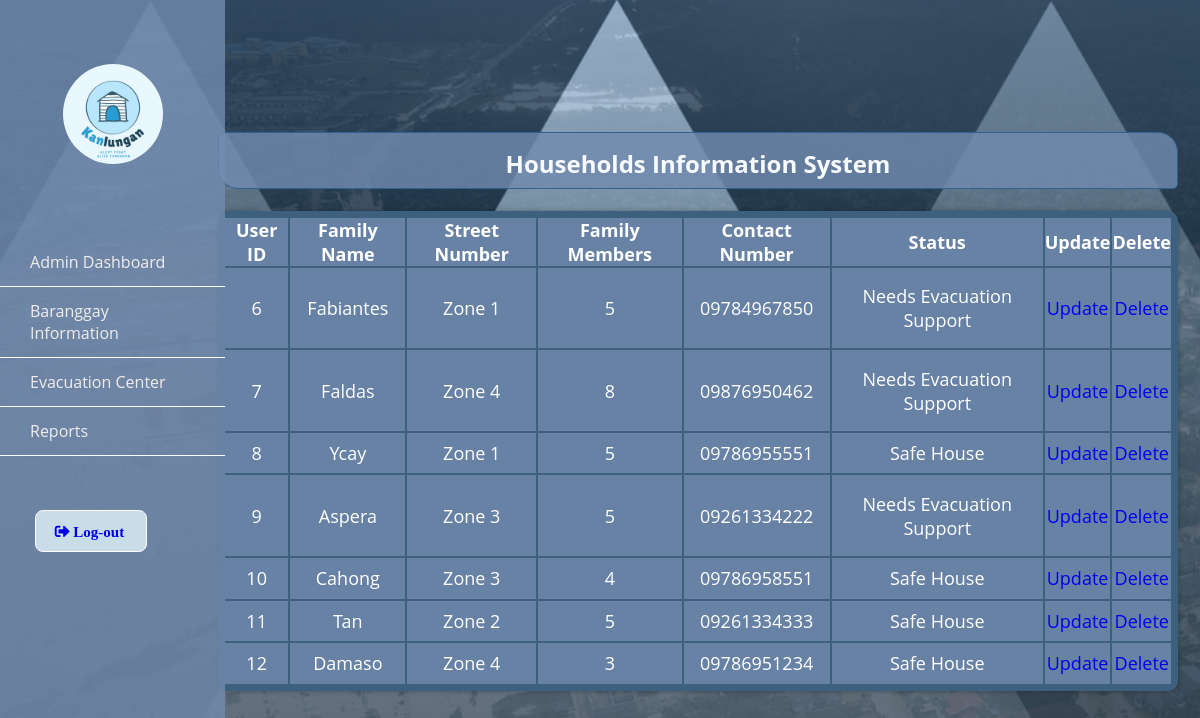
Screenshot of /adminboard.php with the database file from the repository.
### tables this page shows
CREATE TABLE IF NOT EXISTS `users` (
  `id` int(11) NOT NULL AUTO_INCREMENT,
  `username` varchar(255) NOT NULL,
  `password` varchar(255) NOT NULL,
  `fambers` varchar(255) NOT NULL,
  `contactnum` varchar(255) NOT NULL,
  `street` varchar(255) NOT NULL,
  `role` varchar(255) NOT NULL,
  `status` varchar(255) NOT NULL,
  PRIMARY KEY (`id`)
);

### adminboard.php (the view, shortened to what this page needs)
<?php
	require ('connect.php');
	$showUsersSql = $conn->prepare ("Select * from users where role='user'");
	$showUsersSql->execute();
	$showUsers = $showUsersSql->fetchAll();
?>
<link rel='stylesheet' href='style.css'/>
<link rel="stylesheet" href="https://use.fontawesome.com/releases/v5.7.1/css/all.css">
<div class="wrapper">
<br>
        <div class="sidebar">
            <div class="profile"> <br> <br>
				<img src="logo.png" alt="logo" class="logo"> <br> <br>
            </div>
            <ul>
			<li>
                    <a href="adminboard.php">
                        <span class="item">Admin Dashboard</span>
                    </a>
                </li>
                <li>
                    <a href="baranggay.php">
                        <span class="item">Baranggay Information</span>
                    </a>
                </li>
                <li>
                    <a href="evacuation.php">
                        <span class="item">Evacuation Center</span>
                    </a>
                </li>
                <li>
                    <a href="reports.php">
                        <span class="item">Reports</span>
                    </a>
                </li>
            </ul>
		<br> <br> &nbsp; &nbsp; &nbsp; <p class="Logout-text"> <a href="index.php"> &nbsp;<i class="fas fa-sign-out-alt"> Log-out </i> </a><p>
        </div>
        </div>
<div class="imgcontainer">
<br>
			<nav class="navtop">
<div> <h1> Households Information System </h1> </div>
<br>
<table class="admin_seg">
				<thead>
					<tr>
						<th><p> User ID </p></th>
						<th><p> Family Name </p></th>
						<th><p> Street Number </p></th>
						<th><p> Family Members </p></th>
						<th><p> Contact Number </p></th>
						<th><p> Status </p></th>
						<th><p> Update </p></th>
						<th><p> Delete </p></th>
					</tr>
				</thead>
				<?php foreach ($showUsers as $usersList): ?>
				<tbody>
					<tr>
						<td><p><?= $usersList['id']; ?> </p></td>
						<td><p><?= $usersList['username']; ?> </p></td>
						<td><p><?= $usersList['street']; ?> </p></td>
						<td><p><?= $usersList['fambers']; ?> </p></td>
						<td><p><?= $usersList['contactnum']; ?> </p></td>
						<td><p><?= $usersList['status']; ?> </p></td>
						<td><a href="household_update.php?id=<?= $usersList['id'] ?>">Update</a></td>
						<td><a href="household_delete.php?id=<?= $usersList['id'] ?>">Delete</a></td>
					</tr>
				</tbody>
			 <?php endforeach; ?>
			 </table>

### style.css (style rules this page uses)
.logout-text { font-size: 15px; font-family: Arial, Helvetica, sans-serif; background-color: rgb(200, 221, 231); color: #1c3557; width: 50%; padding: 10px 15px; margin: 10px 10px; display: inline-block; border: 1px solid rgb(255, 250, 250); box-sizing: border-box; border-radius: 8px; }
.imgcontainer { text-align: center; height: auto; display: block; margin-left: auto; margin-right: auto; width: 80%; }
img.logo { width: 40%; border-radius: 50%; }
.admin_seg { width: 100%; height: 60%; border: 5px solid #3D607F; border-radius: 10px; background-color: #3D607F; box-shadow: 0 0 5px rgba(0,0,0,.3); text-decoration: none; font-size: 18px; font-family: Verdana, Geneva, Tahoma, sans-serif; text-align: center; color: #FFF; transition: .3s; margin-left: 98px; }
.admin_seg tr { margin: 2px 2px; padding: 15px; background-color: rgb(114, 139, 175, 0.8); border: 4px solid; ; }
.navtop div { background-color: rgb(114, 139, 175, 0.8); padding: 14px 10px 8px 10px; width: 100%; text-align: center; border-radius: 10px; border-radius: 5px 20px 5px; border: 1px solid #2F6292; margin-left: 98px; }
.navtop div h1 { color: #f7faff; }
* { list-style: none; text-decoration: none; margin: 0; padding: 0; box-sizing: border-box; font-family: 'Open Sans', sans-serif; }
.wrapper .sidebar { background: rgb(114, 139, 175, 0.8); position: fixed; top: 0; left: 0; width: 225px; height: 100%; padding: 20px 0; transition: all 0.5s ease; }
.wrapper .sidebar .profile { margin-bottom: 30px; text-align: center; }
.wrapper .sidebar .profile img { display: block; width: 100px; height: 100px; border-radius: 50%; margin: 0 auto; }
.wrapper .sidebar ul li a { display: block; padding: 13px 30px; border-bottom: 1px solid white; color: rgb(241, 237, 237); font-size: 16px; position: relative; }

### rows the page displays
users: id "6", username "Fabiantes", street "Zone 1", fambers "5", contactnum "09784967850", status "Needs Evacuation Support"
users: id "7", username "Faldas", street "Zone 4", fambers "8", contactnum "09876950462", status "Needs Evacuation Support"
users: id "8", username "Ycay", street "Zone 1", fambers "5", contactnum "09786955551", status "Safe House"
users: id "9", username "Aspera", street "Zone 3", fambers "5", contactnum "09261334222", status "Needs Evacuation Support"
users: id "10", username "Cahong", street "Zone 3", fambers "4", contactnum "09786958551", status "Safe House"
users: id "11", username "Tan", street "Zone 2", fambers "5", contactnum "09261334333", status "Safe House"
users: id "12", username "Damaso", street "Zone 4", fambers "3", contactnum "09786951234", status "Safe House"
